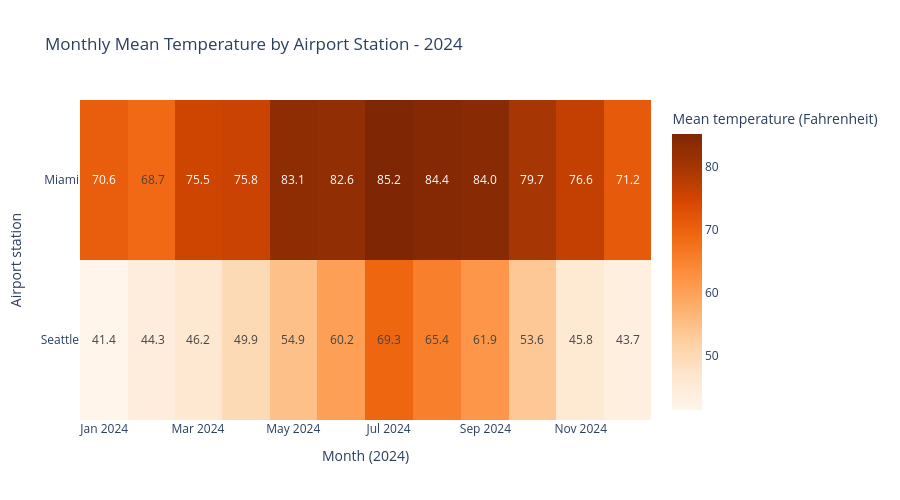

The code cell stored with this chart in its notebook:
### Markdown cell above
**What does Figure 1 show? Describe a pattern and record at least one value with its place, time, and units or count.**

Your answer: Miami is warmer in every month, and both stations warm up toward summer before cooling again. In January 2024, Miami averages 70.61 degrees Fahrenheit compared with Seattle's 41.37. Both peak in July, at 85.24 for Miami and 69.32 for Seattle. The lines make the seasonal change and the gap between places easy to follow.

### Code cell
weather_grid = weather_monthly_df.pivot(index="city", columns="month", values="mean_temperature_f")
weather_grid = weather_grid.reindex(index=["Miami", "Seattle"], columns=sorted(weather_grid.columns))
weather_heatmap = px.imshow(
    weather_grid, aspect="auto", color_continuous_scale="Oranges", text_auto=".1f",
    labels={"x": "Month (2024)", "y": "Airport station", "color": "Mean temperature (Fahrenheit)"},
    title="Monthly Mean Temperature by Airport Station - 2024"
)
weather_heatmap.update_layout(height=500)
weather_heatmap.show(renderer="notebook_connected+plotly_mimetype")

### Figure 1 — Plotly figure (JSON) as saved in the notebook; plotly's stock layout.template omitted (floating-point values rounded to 4 significant figures)
{"data": [{"coloraxis": "coloraxis", "hovertemplate": "Month (2024): %{x}<br>Airport station: %{y}<br>Mean temperature (Fahrenheit): %{z}<extra></extra>", "name": "0", "texttemplate": "%{z:.1f}", "type": "heatmap", "x": ["2024-01", "2024-02", "2024-03", "2024-04", "2024-05", "2024-06", "2024-07", "2024-08", "2024-09", "2024-10", "2024-11", "2024-12"], "xaxis": "x", "y": ["Miami", "Seattle"], "yaxis": "y", "z": [[70.61, 68.71, 75.45, 75.83, 83.06, 82.63, 85.24, 84.45, 84.01, 79.74, 76.58, 71.21], [41.37, 44.27, 46.19, 49.89, 54.87, 60.22, 69.32, 65.39, 61.86, 53.57, 45.83, 43.69]]}], "layout": {"coloraxis": {"colorbar": {"title": {"text": "Mean temperature (Fahrenheit)"}}, "colorscale": [[0, "rgb(255,245,235)"], [0.125, "rgb(254,230,206)"], [0.25, "rgb(253,208,162)"], [0.375, "rgb(253,174,107)"], [0.5, "rgb(253,141,60)"], [0.625, "rgb(241,105,19)"], [0.75, "rgb(217,72,1)"], [0.875, "rgb(166,54,3)"], [1, "rgb(127,39,4)"]]}, "height": 500, "title": {"text": "Monthly Mean Temperature by Airport Station - 2024"}, "xaxis": {"anchor": "y", "domain": [0, 1], "title": {"text": "Month (2024)"}}, "yaxis": {"anchor": "x", "autorange": "reversed", "domain": [0, 1], "title": {"text": "Airport station"}}}}
